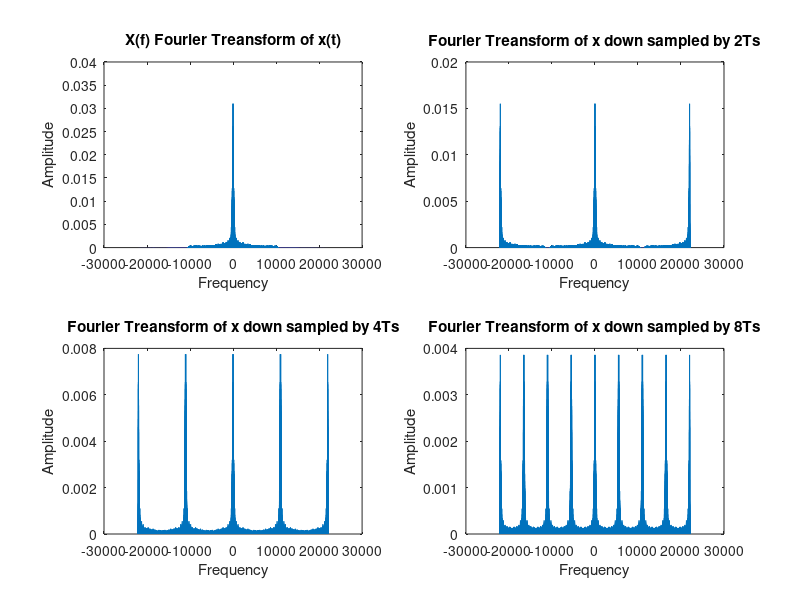

The MATLAB script that drew this image:
clear all; clc; close all;

load('LabSample.mat');
x = x';

Fn = Fs/2;
N = 2^nextpow2(length(x));
FVec = linspace(-Fs/2,Fs/2,N);

%------a------
Ts = 1/Fs;
Timex = length(x)*Ts;

%------b------
t = 0:Ts:Timex-Ts;

%------c------
T = 1;
D2 = 2*T;
D4 = 4*T;
D8 = 8*T;

%------d------
it2 = zeros(1,length(x));
it2(1:D2:end) = 1;
it4 = zeros(1,length(x));
it4(1:D4:end) = 1;
it8 = zeros(1,length(x));
it8(1:D8:end) = 1;

%------e------
ds2 = x.*it2;
ds4 = x.*it4;
ds8 = x.*it8;
% 
% figure
% subplot(221);
% plot(t,x);
% title('x time domain');
% subplot(222);
% plot(t,ds2);
% title('down sampled 2');
% subplot(223);
% plot(t,ds4);
% title('down sampled 4');
% subplot(224);
% plot(t,ds8);
% title('down sampled 8');


%------f------

figure
subplot(221);
plot(FVec,fftshift(abs(fft(x,N))./N));
title('X(f) Fourier Treansform of x(t)');
ylabel('Amplitude');
xlabel('Frequency');
subplot(222);
plot(FVec,fftshift(abs(fft(ds2,N))./N));
title('Fourier Treansform of x down sampled by 2Ts');
ylabel('Amplitude');
xlabel('Frequency');
subplot(223);
plot(FVec,fftshift(abs(fft(ds4,N))./N));
title('Fourier Treansform of x down sampled by 4Ts');
ylabel('Amplitude');
xlabel('Frequency');
subplot(224);
plot(FVec,fftshift(abs(fft(ds8,N))./N));
title('Fourier Treansform of x down sampled by 8Ts');
ylabel('Amplitude');
xlabel('Frequency');

%------g------

freqs2 = [0 10750/Fn 11000/Fn 1];
% freqs2 = [0 0.475 0.5 1];
amps2 = [2 2 0 0];
b2 = firpm(200,freqs2,amps2);

freqs4 = [0 5250/Fn 5500/Fn 1];
% freqs4 = [0 0.225 0.25 1];
amps4 = [4 4 0 0];
b4 = firpm(200,freqs4,amps4);

freqs8 = [0 2500/Fn 2750/Fn 1];
% freqs8 = [0 0.1 0.125 1];
amps8 = [8 8 0 0];
b8 = firpm(200,freqs8,amps8);


%------h------

c2 = conv(ds2,b2);
c4 = conv(ds4,b4);
c8 = conv(ds8,b8);

%------i------

c2 = c2(101:(end-100));
c4 = c4(101:(end-100));
c8 = c8(101:(end-100));

% figure
% subplot(221);
% plot(t,x);
% title('x');
% subplot(222);
% plot(t,c2);
% title('interpolation 2');
% subplot(223);
% plot(t,c4);
% title('down sampled 4');
% subplot(224);
% plot(t,c8);
% title('down sampled 8');

%------j------

MSE2 = sum((x-c2).^2)/length(x);
MSE4 = sum((x-c4).^2)/length(x);
MSE8 = sum((x-c8).^2)/length(x);


%------k------

% sound(x,Fs);
% sound(c2,Fs);
% sound(c4,Fs);
% sound(c8,Fs);

%------l------

%D2 is the best because It has the least Mean Squared Error, which means
%that with D2, we can create more original like signal.Because when we
%downsaple the signal, we lost least data in D2.





